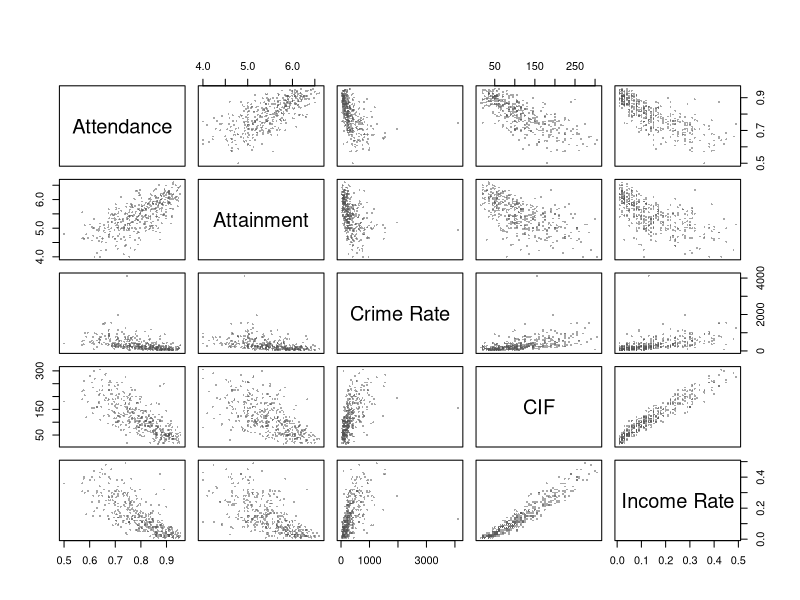
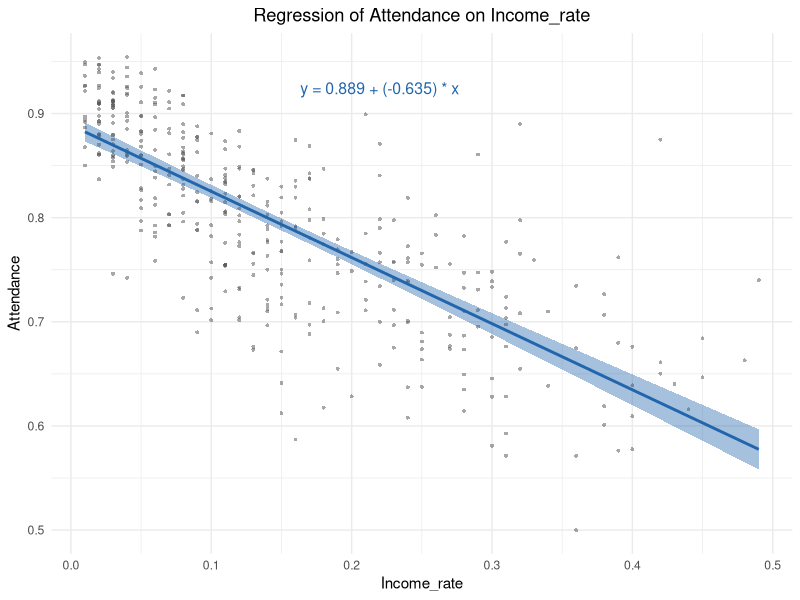
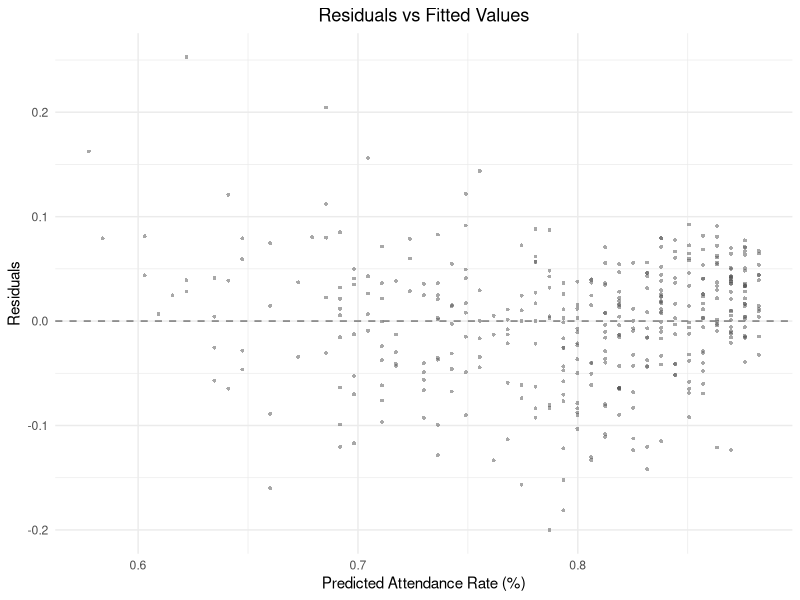

Write R code to recreate these figures, in order.
## ---- chunk 1
knitr::opts_chunk$set(echo = FALSE, message = FALSE, warning = FALSE)
dat <- read.csv("scottishData.csv")
library(ggplot2)
library(dplyr)
library(broom)

# Unified colour palette
col_point <- "#525252"
col_line  <- "#2166AC"
col_ref   <- "#878787"
## ---- chunk 2

vars <- c("Attendance", "Attainment", "crime_rate", "CIF", "Income_rate")

pairs(dat[, vars],
      pch = 16, cex = 0.4, col = adjustcolor(col_point, alpha.f = 0.5),
      main = "",
      labels = c("Attendance", "Attainment", "Crime Rate", "CIF", "Income Rate"))
## ---- chunk 3
# Full 5x5 pairwise Pearson correlation matrix
cor_matrix <- round(cor(dat[, vars], use = "complete.obs", method = "pearson"), 3)
colnames(cor_matrix) <- c("Attendance", "Attainment", "Crime Rate", "CIF", "Income Rate")
rownames(cor_matrix) <- c("Attendance", "Attainment", "Crime Rate", "CIF", "Income Rate")

knitr::kable(cor_matrix,
             caption = "Pairwise Pearson correlation coefficients between the five selected variables.",
             align = "c")

# Store individual correlations for later use
r_attainment <- cor_matrix[1, 2]
r_crime      <- cor_matrix[1, 3]
r_cif        <- cor_matrix[1, 4]
r_income     <- cor_matrix[1, 5]
## ---- chunk 4
# Identify the variable with the highest absolute correlation with Attendance
correlations <- c(
  Attainment = r_attainment,
  Crime_rate = r_crime,
  CIF = r_cif,
  Income_rate = r_income
)
data2_name <- names(which.max(abs(correlations)))

# Fit simple linear regression
model_formula <- as.formula(paste("Attendance ~", data2_name))
lm_model <- lm(model_formula, data = dat)

# Extract coefficients
intercept <- coef(lm_model)[1]
slope     <- coef(lm_model)[2]
r_squared <- summary(lm_model)$r.squared
## ---- chunk 5

# Regression coefficients table
knitr::kable(tidy(lm_model), digits = 4,
             caption = paste("Simple linear regression model: Attendance ~", data2_name))

# 95% confidence intervals for coefficients
ci <- confint(lm_model, level = 0.95)
rownames(ci) <- c("Intercept ($\\beta_0$)", "Slope ($\\beta_1$)")
colnames(ci) <- c("2.5%", "97.5%")
knitr::kable(ci, digits = 4, caption = "95% Confidence Intervals for Regression Coefficients")
## ---- chunk 6

equation <- paste0("y = ", round(intercept, 3), " + (", round(slope, 3), ") * x")

# Dynamic annotation position
x_pos <- quantile(dat[[data2_name]], 0.75, na.rm = TRUE)
y_pos <- quantile(dat$Attendance, 0.95, na.rm = TRUE)

ggplot(dat, aes(x = !!sym(data2_name), y = Attendance)) +
  geom_point(shape = 16, size = 1, colour = adjustcolor(col_point, alpha.f = 0.5)) +
  geom_smooth(method = "lm", se = TRUE, colour = col_line, fill = adjustcolor(col_line, alpha.f = 0.15)) +
  labs(
    x = data2_name,
    y = "Attendance",
    title = paste("Regression of Attendance on", data2_name)
  ) +
  annotate("text", x = x_pos, y = y_pos, label = equation, parse = FALSE,
           size = 4, colour = col_line) +
  theme_minimal() +
  theme(plot.title = element_text(hjust = 0.5))

## ---- chunk 7

# residuals
dat$residuals <- residuals(lm_model)
dat$fitted    <- fitted(lm_model)

ggplot(dat, aes(x = fitted, y = residuals)) +
  geom_point(shape = 16, size = 1, colour = adjustcolor(col_point, alpha.f = 0.5)) +
  geom_hline(yintercept = 0, linetype = "dashed", colour = col_ref, linewidth = 0.6) +
  labs(
    x = "Predicted Attendance Rate (%)",
    y = "Residuals",
    title = "Residuals vs Fitted Values"
  ) +
  theme_minimal() +
  theme(plot.title = element_text(hjust = 0.5))
